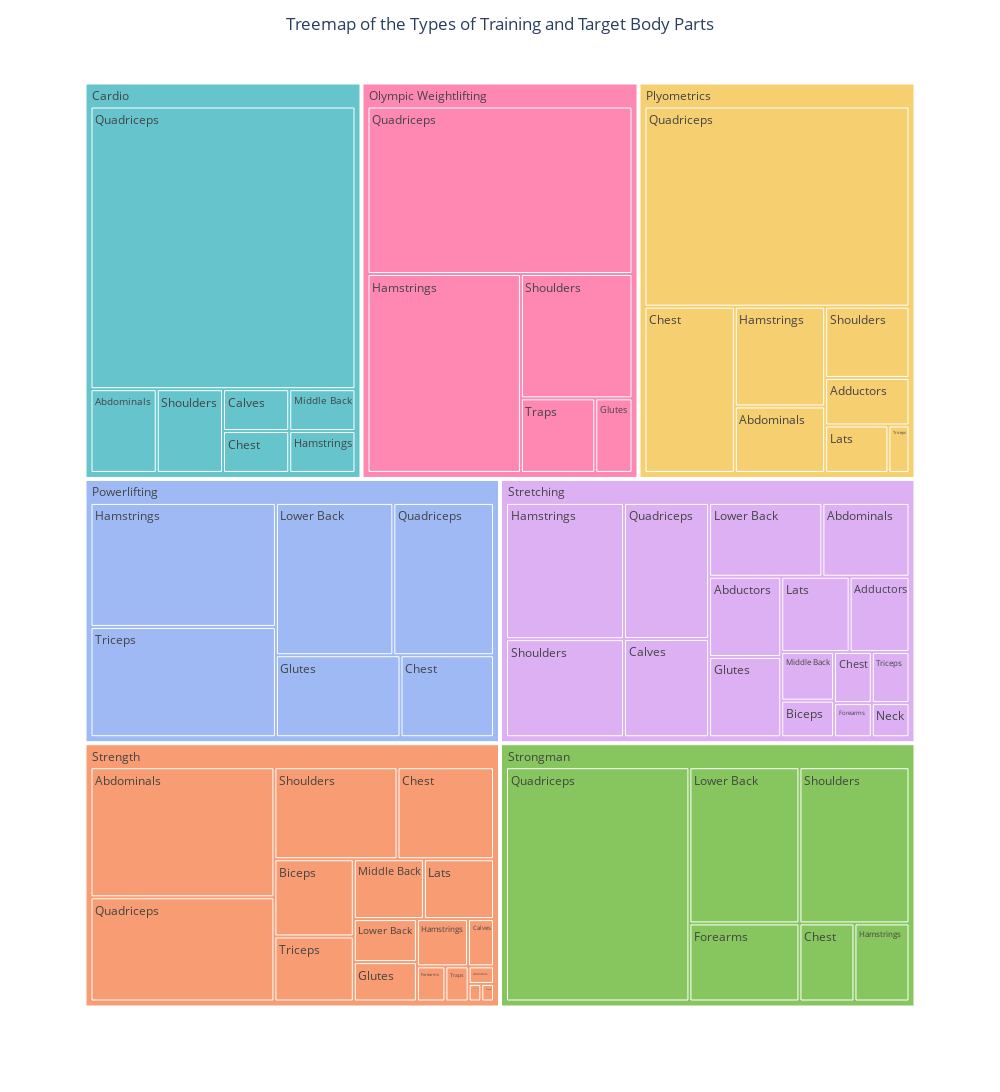

Notebook code cell kept with this figure:
### Code cell
sunburst_data = bodyPart_dist.reset_index()  # Resets index to make 'Type' a column if it's an index level

# Calculate percentage
sunburst_data['percentage'] = sunburst_data.groupby('Type')['index'].transform(lambda x: (x / x.sum()) * 100)

# Create treemap
fig = px.treemap(
    sunburst_data,
    path=["Type", "BodyPart"],  # Hierarchy: Type -> BodyPart
    values="percentage",       # Use percentages as values
    color="Type",              # Color by Type
    color_discrete_sequence=px.colors.qualitative.Pastel
)

fig.update_layout(
    height=1200,
    width=1000,
    title_text="Treemap of the Types of Training and Target Body Parts",
    title_x=0.5
)

fig.show()

### Figure 1 — Plotly figure (JSON) as saved in the notebook; plotly's stock layout.template omitted (floating-point values rounded to 4 significant figures)
{"data": [{"branchvalues": "total", "customdata": [["Cardio"], ["Plyometrics"], ["Strength"], ["Stretching"], ["Strength"], ["Stretching"], ["Plyometrics"], ["Strength"], ["Stretching"], ["Strength"], ["Stretching"], ["Cardio"], ["Strongman"], ["Stretching"], ["Strength"], ["Powerlifting"], ["Cardio"], ["Stretching"], ["Strength"], ["Plyometrics"], ["Powerlifting"], ["Strength"], ["Stretching"], ["Strongman"], ["Olympic Weightlifting"], ["Strength"], ["Powerlifting"], ["Strength"], ["Stretching"], ["Stretching"], ["Cardio"], ["Strength"], ["Strongman"], ["Strength"], ["Stretching"], ["Strongman"], ["Strength"], ["Powerlifting"], ["Plyometrics"], ["Olympic Weightlifting"], ["Cardio"], ["Stretching"], ["Plyometrics"], ["Strongman"], ["Stretching"], ["Strength"], ["Plyometrics"], ["Olympic Weightlifting"], ["Cardio"], ["Strongman"], ["Stretching"], ["Powerlifting"], ["Plyometrics"], ["Olympic Weightlifting"], ["Cardio"], ["Stretching"], ["Strength"], ["Stretching"], ["Strength"], ["Strength"], ["Olympic Weightlifting"], ["Strength"], ["Plyometrics"], ["Powerlifting"], ["Stretching"], ["Cardio"], ["Olympic Weightlifting"], ["Plyometrics"], ["Powerlifting"], ["Strength"], ["Stretching"], ["Strongman"]], "domain": {"x": [0, 1], "y": [0, 1]}, "hovertemplate": "labels=%{label}<br>percentage=%{value}<br>parent=%{parent}<br>id=%{id}<br>Type=%{customdata[0]}<extra></extra>", "ids": ["Cardio/Abdominals", "Plyometrics/Abdominals", "Strength/Abdominals", "Stretching/Abdominals", "Strength/Abductors", "Stretching/Abductors", "Plyometrics/Adductors", "Strength/Adductors", "Stretching/Adductors", "Strength/Biceps", "Stretching/Biceps", "Cardio/Calves", "Strongman/Chest", "Stretching/Chest", "Strength/Chest", "Powerlifting/Chest", "Cardio/Chest", "Stretching/Calves", "Strength/Calves", "Plyometrics/Chest", "Powerlifting/Glutes", "Strength/Forearms", "Stretching/Forearms", "Strongman/Forearms", "Olympic Weightlifting/Glutes", "Strength/Glutes", "Powerlifting/Lower Back", "Strength/Lower Back", "Stretching/Lower Back", "Stretching/Lats", "Cardio/Middle Back", "Strength/Middle Back", "Strongman/Lower Back", "Strength/Lats", "Stretching/Hamstrings", "Strongman/Hamstrings", "Strength/Hamstrings", "Powerlifting/Hamstrings", "Plyometrics/Hamstrings", "Olympic Weightlifting/Hamstrings", "Cardio/Hamstrings", "Stretching/Glutes", "Plyometrics/Lats", "Strongman/Shoulders", "Stretching/Shoulders", "Strength/Shoulders", "Plyometrics/Shoulders", "Olympic Weightlifting/Shoulders", "Cardio/Shoulders", "Strongman/Quadriceps", "Stretching/Quadriceps", "Powerlifting/Quadriceps", "Plyometrics/Quadriceps", "Olympic Weightlifting/Quadriceps", "Cardio/Quadriceps", "Stretching/Neck", "Strength/Neck", "Stretching/Middle Back", "Strength/Quadriceps", "Strength/Triceps", "Olympic Weightlifting/Traps", "Strength/Traps", "Plyometrics/Triceps", "Powerlifting/Triceps", "Stretching/Triceps", "Cardio", "Olympic Weightlifting", "Plyometrics", "Powerlifting", "Strength", "Stretching", "Strongman"], "labels": ["Abdominals", "Abdominals", "Abdominals", "Abdominals", "Abductors", "Abductors", "Adductors", "Adductors", "Adductors", "Biceps", "Biceps", "Calves", "Chest", "Chest", "Chest", "Chest", "Chest", "Calves", "Calves", "Chest", "Glutes", "Forearms", "Forearms", "Forearms", "Glutes", "Glutes", "Lower Back", "Lower Back", "Lower Back", "Lats", "Middle Back", "Middle Back", "Lower Back", "Lats", "Hamstrings", "Hamstrings", "Hamstrings", "Hamstrings", "Hamstrings", "Hamstrings", "Hamstrings", "Glutes", "Lats", "Shoulders", "Shoulders", "Shoulders", "Shoulders", "Shoulders", "Shoulders", "Quadriceps", "Quadriceps", "Quadriceps", "Quadriceps", "Quadriceps", "Quadriceps", "Neck", "Neck", "Middle Back", "Quadriceps", "Triceps", "Traps", "Traps", "Triceps", "Triceps", "Triceps", "Cardio", "Olympic Weightlifting", "Plyometrics", "Powerlifting", "Strength", "Stretching", "Strongman"], "marker": {"colors": ["rgb(102, 197, 204)", "rgb(246, 207, 113)", "rgb(248, 156, 116)", "rgb(220, 176, 242)", "rgb(248, 156, 116)", "rgb(220, 176, 242)", "rgb(246, 207, 113)", "rgb(248, 156, 116)", "rgb(220, 176, 242)", "rgb(248, 156, 116)", "rgb(220, 176, 242)", "rgb(102, 197, 204)", "rgb(135, 197, 95)", "rgb(220, 176, 242)", "rgb(248, 156, 116)", "rgb(158, 185, 243)", "rgb(102, 197, 204)", "rgb(220, 176, 242)", "rgb(248, 156, 116)", "rgb(246, 207, 113)", "rgb(158, 185, 243)", "rgb(248, 156, 116)", "rgb(220, 176, 242)", "rgb(135, 197, 95)", "rgb(254, 136, 177)", "rgb(248, 156, 116)", "rgb(158, 185, 243)", "rgb(248, 156, 116)", "rgb(220, 176, 242)", "rgb(220, 176, 242)", "rgb(102, 197, 204)", "rgb(248, 156, 116)", "rgb(135, 197, 95)", "rgb(248, 156, 116)", "rgb(220, 176, 242)", "rgb(135, 197, 95)", "rgb(248, 156, 116)", "rgb(158, 185, 243)", "rgb(246, 207, 113)", "rgb(254, 136, 177)", "rgb(102, 197, 204)", "rgb(220, 176, 242)", "rgb(246, 207, 113)", "rgb(135, 197, 95)", "rgb(220, 176, 242)", "rgb(248, 156, 116)", "rgb(246, 207, 113)", "rgb(254, 136, 177)", "rgb(102, 197, 204)", "rgb(135, 197, 95)", "rgb(220, 176, 242)", "rgb(158, 185, 243)", "rgb(246, 207, 113)", "rgb(254, 136, 177)", "rgb(102, 197, 204)", "rgb(220, 176, 242)", "rgb(248, 156, 116)", "rgb(220, 176, 242)", "rgb(248, 156, 116)", "rgb(248, 156, 116)", "rgb(254, 136, 177)", "rgb(248, 156, 116)", "rgb(246, 207, 113)", "rgb(158, 185, 243)", "rgb(220, 176, 242)", "rgb(102, 197, 204)", "rgb(254, 136, 177)", "rgb(246, 207, 113)", "rgb(158, 185, 243)", "rgb(248, 156, 116)", "rgb(220, 176, 242)", "rgb(135, 197, 95)"]}, "name": "", "parents": ["Cardio", "Plyometrics", "Strength", "Stretching", "Strength", "Stretching", "Plyometrics", "Strength", "Stretching", "Strength", "Stretching", "Cardio", "Strongman", "Stretching", "Strength", "Powerlifting", "Cardio", "Stretching", "Strength", "Plyometrics", "Powerlifting", "Strength", "Stretching", "Strongman", "Olympic Weightlifting", "Strength", "Powerlifting", "Strength", "Stretching", "Stretching", "Cardio", "Strength", "Strongman", "Strength", "Stretching", "Strongman", "Strength", "Powerlifting", "Plyometrics", "Olympic Weightlifting", "Cardio", "Stretching", "Plyometrics", "Strongman", "Stretching", "Strength", "Plyometrics", "Olympic Weightlifting", "Cardio", "Strongman", "Stretching", "Powerlifting", "Plyometrics", "Olympic Weightlifting", "Cardio", "Stretching", "Strength", "Stretching", "Strength", "Strength", "Olympic Weightlifting", "Strength", "Plyometrics", "Powerlifting", "Stretching", "", "", "", "", "", "", ""], "type": "treemap", "values": [5.714, 6.186, 25.3, 6.803, 0.4715, 6.122, 4.124, 0.2358, 4.762, 6.483, 2.041, 2.857, 4.545, 2.041, 9.391, 8.108, 2.857, 8.844, 1.297, 15.46, 10.81, 1.061, 1.361, 9.091, 2.857, 2.633, 18.92, 2.868, 8.844, 5.442, 2.857, 4.44, 18.18, 4.44, 17.01, 4.545, 2.554, 24.32, 9.278, 31.43, 2.857, 6.122, 3.093, 18.18, 12.24, 11.98, 6.186, 14.29, 5.714, 45.45, 12.24, 16.22, 54.64, 45.71, 77.14, 1.361, 0.2358, 2.721, 20.28, 5.462, 5.714, 0.8644, 1.031, 21.62, 2.041, 100, 100, 100, 100, 100, 100, 100]}], "layout": {"height": 1200, "legend": {"tracegroupgap": 0}, "margin": {"t": 60}, "title": {"text": "Treemap of the Types of Training and Target Body Parts", "x": 0.5}, "treemapcolorway": ["rgb(102, 197, 204)", "rgb(246, 207, 113)", "rgb(248, 156, 116)", "rgb(220, 176, 242)", "rgb(135, 197, 95)", "rgb(158, 185, 243)", "rgb(254, 136, 177)", "rgb(201, 219, 116)", "rgb(139, 224, 164)", "rgb(180, 151, 231)", "rgb(179, 179, 179)"], "width": 1000}}
